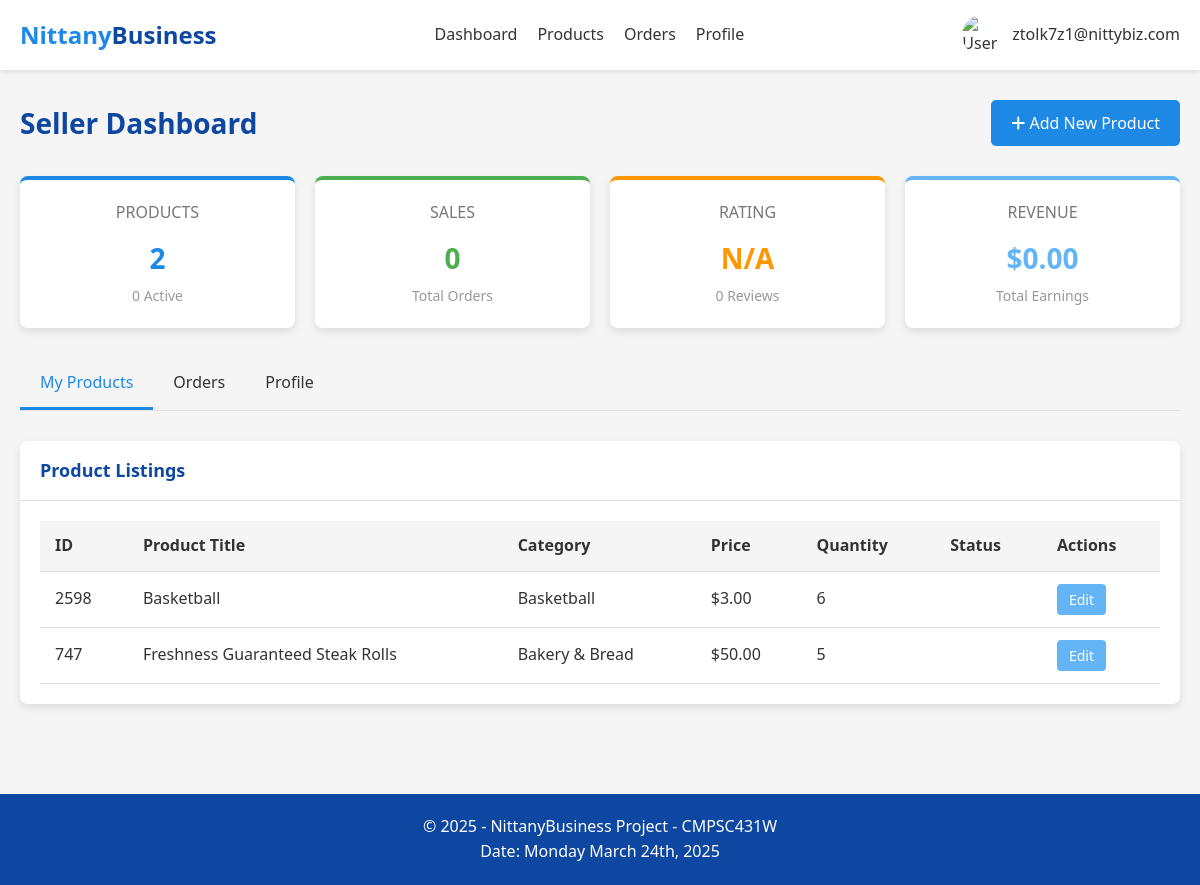
The app's page /seller_dashboard (signed in), older data.
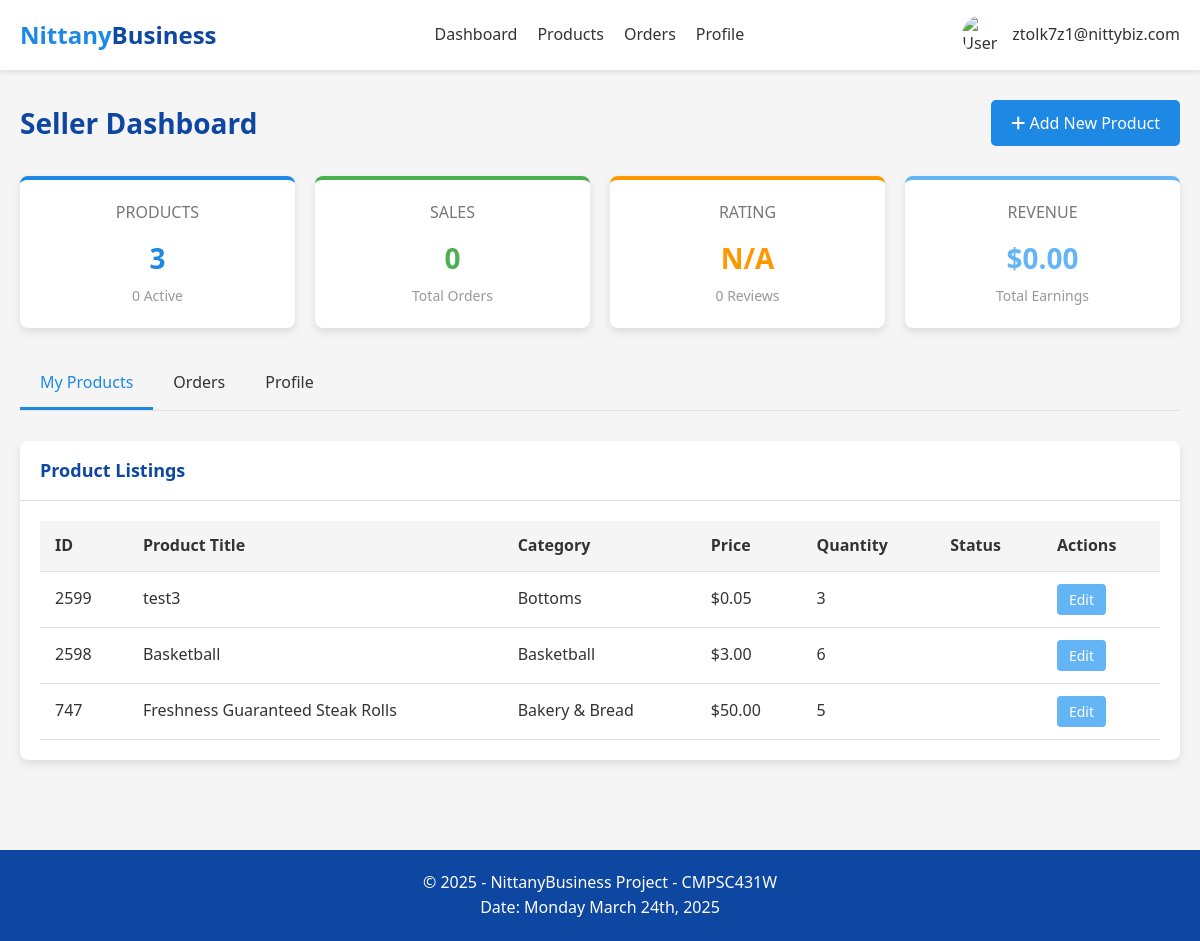
The same page, newer data.
### tables this page shows
CREATE TABLE Product_Listings (
    seller_email TEXT,
    listing_id INTEGER,
    category TEXT NOT NULL,
    product_title TEXT NOT NULL,
    product_name TEXT NOT NULL,
    product_description TEXT,
    quantity INTEGER NOT NULL,
    product_price REAL NOT NULL,
    status TEXT NOT NULL,
    PRIMARY KEY (seller_email, listing_id),
    FOREIGN KEY (seller_email) REFERENCES Sellers(email),
    FOREIGN KEY (category) REFERENCES Categories(category_name)
);

### app.py (the view)
@app.route('/seller_dashboard')
def seller_dashboard():
    if 'user_email' not in session:
        return redirect(url_for('login'))
    if session['user_type'] != 'seller':
        return redirect(url_for('dashboard'))
    conn = get_db_connection()
    seller = conn.execute(
        'SELECT * FROM Sellers WHERE email = ?',
        (session['user_email'],)
    ).fetchone()
    address = None
    if seller and seller['business_address_id']:
        address = conn.execute(
            '''SELECT a.*, z.city, z.state
               FROM Address a
               JOIN Zipcode_Info z ON a.zipcode = z.zipcode
               WHERE a.address_id = ?''',
            (seller['business_address_id'],)
        ).fetchone()
    products = conn.execute(
        '''SELECT * FROM Product_Listings
           WHERE Seller_Email = ?
           ORDER BY Listing_ID DESC''',
        (session['user_email'],)
    ).fetchall()
    product_count = len(products)
    active_product_count = sum(1 for p in products if p['Status'] == 1)
    orders = conn.execute(
        '''SELECT o.*, pl.Product_Title, pl.Product_Description, pl.Product_Price, b.email as buyer_email
           FROM Orders o
           JOIN Product_Listings pl ON o.Listing_ID = pl.Listing_ID
           JOIN Buyer b ON o.Buyer_Email = b.email
           WHERE o.Seller_Email = ?
           ORDER BY o.Date DESC''',
        (session['user_email'],)
    ).fetchall()
    order_count = len(orders)
    total_revenue = sum(float(o['Product_Price']) * int(o['Quantity']) for o in orders)
    avg_rating_result = conn.execute(
        '''SELECT AVG(r.Rating) as avg_rating, COUNT(r.Rating) as review_count
           FROM Reviews r
           JOIN Orders o ON r.Order_ID = o.Order_ID
           WHERE o.Seller_Email = ?''',
        (session['user_email'],)
    ).fetchone()
    avg_rating = avg_rating_result['avg_rating'] if avg_rating_result and avg_rating_result['avg_rating'] is not None else None
    review_count = avg_rating_result['review_count'] if avg_rating_result else 0
    categories = conn.execute(
        'SELECT category_name FROM Categories ORDER BY category_name'
    ).fetchall()
    conn.close()
    active_tab = request.args.get('tab', 'products')
    return render_template(
        'seller_dashboard.html',
        user_email=session['user_email'],
        user_type=session['user_type'],
        seller=seller,
        address=address,
        products=products,
        orders=orders,
        categories=categories,
        product_count=product_count,
        active_product_count=active_product_count,
        order_count=order_count,
        total_revenue=total_revenue,
        avg_rating=avg_rating,
        review_count=review_count,
        active_tab=active_tab
    )

### app.py (called while the page is built)
def get_db_connection():
    conn = sqlite3.connect(app.config['DATABASE'])
    conn.row_factory = sqlite3.Row
    return conn

### templates/seller_dashboard.html (shortened to what this page needs)
<!DOCTYPE html>
<html lang="en">
<head>
    <link rel="stylesheet" href="https://cdnjs.cloudflare.com/ajax/libs/font-awesome/6.4.0/css/all.min.css">
</head>
<body>
    <header>
        <div class="container">
            <nav class="navbar">
                <a href="/" class="logo">Nittany<span>Business</span></a>
                <div class="nav-links">
                    <a href="/seller_dashboard">Dashboard</a>
                    <a href="/seller_dashboard?tab=products">Products</a>
                    <a href="/seller_dashboard?tab=orders">Orders</a>
                    <a href="/seller_dashboard?tab=profile">Profile</a>
                </div>
                <div class="user-menu">
                    <img src="/static/images/user-default.jpg" alt="User Avatar">
                    <span>{{ user_email }}</span>
                </div>
            </nav>
        </div>
    </header>
    <main>
        <div class="container">
            <div class="dashboard-header">
                <h1>Seller Dashboard</h1>
                <button class="btn btn-primary add-product-btn" onclick="openAddProductModal()">
                    <i class="fas fa-plus"></i> Add New Product
                </button>
            </div>
            <div class="summary-grid">
                <div class="summary-card products">
                    <div class="title">PRODUCTS</div>
                    <div class="value">{{ product_count }}</div>
                    <div class="subtitle">{{ active_product_count }} Active</div>
                </div>
                <div class="summary-card sales">
                    <div class="title">SALES</div>
                    <div class="value">{{ order_count }}</div>
                    <div class="subtitle">Total Orders</div>
                </div>
                <div class="summary-card rating">
                    <div class="title">RATING</div>
                    <div class="value">
                        {{ "%.1f"|format(avg_rating) if avg_rating else "N/A" }}
                    </div>
                    <div class="subtitle">{{ review_count }} Reviews</div>
                </div>
                <div class="summary-card revenue">
                    <div class="title">REVENUE</div>
                    <div class="value">${{ "%.2f"|format(total_revenue) }}</div>
                    <div class="subtitle">Total Earnings</div>
                </div>
            </div>
            <div class="tabs">
                <div class="tab {% if active_tab == 'products' %}active{% endif %}" data-tab="products">My Products
                </div>
                <div class="tab {% if active_tab == 'orders' %}active{% endif %}" data-tab="orders">Orders</div>
                <div class="tab {% if active_tab == 'profile' %}active{% endif %}" data-tab="profile">Profile</div>
            </div>
            <div class="tab-content {% if active_tab == 'products' %}active{% endif %}" id="products-content">
                <div class="card">
                    <div class="card-header">
                        <h2>Product Listings</h2>
                    </div>
                    <div class="card-body">
                        {% if products %}
                        <table class="product-table">
                            <thead>
                                <tr>
                                    <th>ID</th>
                                    <th>Product Title</th>
                                    <th>Category</th>
                                    <th>Price</th>
                                    <th>Quantity</th>
                                    <th>Status</th>
                                    <th>Actions</th>
                                </tr>
                            </thead>
                            <tbody>
                                {% for product in products %}
                                <tr>
                                    <td>{{ product.Listing_ID }}</td>
                                    <td>{{ product.Product_Title }}</td>
                                    <td>{{ product.Category }}</td>
                                    <td>${{ "%.2f"|format(product.Product_Price) }}</td>
                                    <td>{{ product.Quantity }}</td>
                                    <td>
                                    </td>
                                    <td>
                                        <button class="action-btn edit-btn"
                                            onclick="openEditProductModal('{{ product.Listing_ID }}')">Edit</button>
                                    </td>
                                </tr>
                                {% endfor %}
                            </tbody>
                        </table>
                        {% endif %}
                    </div>
                </div>
            </div>
        </div>
    </main>
    <footer>
        <div class="container">
            <p>&copy; 2025 - NittanyBusiness Project - CMPSC431W</p>
            <p>Date: Monday March 24th, 2025</p>
        </div>
    </footer>
</body>
</html>

### templates/seller_dashboard.html (style rules this page uses)
:root { --primary-color: #1e88e5; --secondary-color: #0d47a1; --accent-color: #64b5f6; --success-color: #4caf50; --warning-color: #ff9800; --danger-color: #f44336; --text-color: #333; --light-bg: #f5f5f5; --card-shadow: 0 4px 8px rgba(0, 0, 0, 0.1); --hover-transition: all 0.3s ease; --border-color: #e0e0e0; }
* { margin: 0; padding: 0; box-sizing: border-box; font-family: 'Segoe UI', Tahoma, Geneva, Verdana, sans-serif; }
body { background-color: var(--light-bg); color: var(--text-color); line-height: 1.6; min-height: 100vh; display: flex; flex-direction: column; }
.container { max-width: 1200px; margin: 0 auto; padding: 0 20px; }
header { background-color: white; box-shadow: 0 2px 5px rgba(0, 0, 0, 0.1); position: sticky; top: 0; z-index: 100; }
.navbar { display: flex; justify-content: space-between; align-items: center; padding: 15px 0; }
.logo { font-size: 24px; font-weight: bold; color: var(--primary-color); text-decoration: none; }
.logo span { color: var(--secondary-color); }
.nav-links { display: flex; gap: 20px; }
.nav-links a { color: var(--text-color); text-decoration: none; font-weight: 500; transition: var(--hover-transition); }
.user-menu { position: relative; display: flex; align-items: center; cursor: pointer; }
.user-menu img { width: 40px; height: 40px; border-radius: 50%; margin-right: 10px; }
main { flex: 1; padding: 30px 0; }
.dashboard-header { display: flex; justify-content: space-between; align-items: center; margin-bottom: 30px; }
.dashboard-header h1 { font-size: 28px; color: var(--secondary-color); }
.tabs { display: flex; border-bottom: 1px solid var(--border-color); margin-bottom: 30px; }
.tab { padding: 12px 20px; cursor: pointer; border-bottom: 3px solid transparent; font-weight: 500; transition: var(--hover-transition); }
.tab.active { border-bottom-color: var(--primary-color); color: var(--primary-color); }
.tab-content { display: none; }
.tab-content.active { display: block; }
.card { background-color: white; border-radius: 8px; box-shadow: var(--card-shadow); margin-bottom: 20px; overflow: hidden; }
.card-header { padding: 15px 20px; border-bottom: 1px solid var(--border-color); display: flex; justify-content: space-between; align-items: center; }
.card-header h2 { font-size: 18px; color: var(--secondary-color); }
.card-body { padding: 20px; }
.summary-grid { display: grid; grid-template-columns: repeat(auto-fit, minmax(250px, 1fr)); gap: 20px; margin-bottom: 30px; }
.summary-card { background-color: white; border-radius: 8px; box-shadow: var(--card-shadow); padding: 20px; text-align: center; border-top: 4px solid var(--primary-color); }
.summary-card .title { font-size: 16px; color: #777; margin-bottom: 10px; }
.summary-card .value { font-size: 28px; font-weight: 700; color: var(--primary-color); margin-bottom: 5px; }
.summary-card .subtitle { font-size: 14px; color: #999; }
.summary-card.sales { border-top-color: var(--success-color); }
.summary-card.sales .value { color: var(--success-color); }
.summary-card.rating { border-top-color: var(--warning-color); }
.summary-card.rating .value { color: var(--warning-color); }
.summary-card.revenue { border-top-color: var(--accent-color); }
.summary-card.revenue .value { color: var(--accent-color); }
.product-table { width: 100%; border-collapse: collapse; }
.product-table th, .product-table td { padding: 12px 15px; text-align: left; border-bottom: 1px solid var(--border-color); }
.product-table th { background-color: var(--light-bg); font-weight: 600; }
.action-btn { padding: 6px 12px; border-radius: 4px; font-size: 14px; font-weight: 500; cursor: pointer; transition: var(--hover-transition); border: none; color: white; margin-right: 5px; }
.edit-btn { background-color: var(--accent-color); }
.btn { padding: 12px 20px; border-radius: 5px; font-weight: 500; cursor: pointer; transition: var(--hover-transition); text-decoration: none; display: inline-block; font-size: 16px; }
.btn-primary { background-color: var(--primary-color); color: white; border: none; }
footer { background-color: var(--secondary-color); color: white; padding: 20px 0; text-align: center; margin-top: 40px; }

Row changes from the older to the newer data that the page shows:
added Product_Listings: Listing_ID "2599", Product_Title "test3", Category "Bottoms", Product_Price "0.05", Quantity "3"
Text that changed along with them:
{{ product_count }}: "2" → "3"
